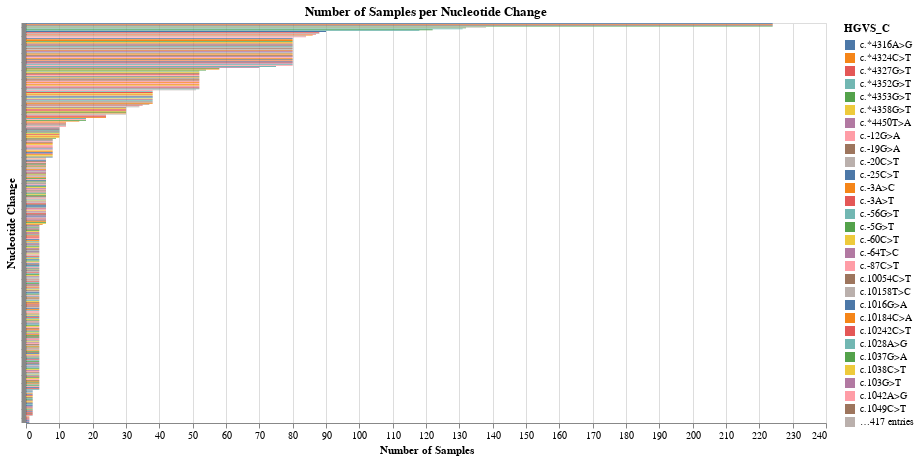

Write notebook code for a chart like this one.
### Code cell
data = pd.read_csv('../data/modified_full_variants_long_table.csv')

filtered_data = data[
    (data['FILTER'] == 'PASS') & 
    (data['REF'].isin(['A', 'T', 'C', 'G'])) &
    (data['ALT'].isin(['A', 'T', 'C', 'G']))
]



nuc_counts = filtered_data.groupby('HGVS_C')['SAMPLE'].nunique().reset_index()
nuc_counts.columns = ['HGVS_C', 'Unique_Sample_Count']

chart = alt.Chart(nuc_counts).mark_bar().encode(
    x=alt.X('Unique_Sample_Count:Q', title='Number of Samples'),
    y=alt.Y('HGVS_C:N', title='Nucleotide Change', sort='-x', axis=alt.Axis(labels=False)), # mod sort -x / x to reverse top/bottom
    color='HGVS_C:N',
    tooltip=['HGVS_C', 'Unique_Sample_Count']
).properties(
    title='Number of Samples per Nucleotide Change',
    width=800,
    height=400
)#.interactive()

chart

### Figure 1 — Vega-Lite specification as saved in the notebook (floating-point values rounded to 4 significant figures; data arrays with more than 128 entries replaced by an {"elided": "..."} marker saying what was removed)
{"config": {"view": {"continuousWidth": 300, "continuousHeight": 300}}, "data": {"name": "data-6a0ef7c617ef36e7bb3e109e25b62173"}, "mark": {"type": "bar"}, "encoding": {"color": {"field": "HGVS_C", "type": "nominal"}, "tooltip": [{"field": "HGVS_C", "type": "nominal"}, {"field": "Unique_Sample_Count", "type": "quantitative"}], "x": {"field": "Unique_Sample_Count", "title": "Number of Samples", "type": "quantitative"}, "y": {"axis": {"labels": false}, "field": "HGVS_C", "sort": "-x", "title": "Nucleotide Change", "type": "nominal"}}, "height": 400, "title": "Number of Samples per Nucleotide Change", "width": 800, "$schema": "https://vega.github.io/schema/vega-lite/v5.17.0.json", "datasets": {"data-6a0ef7c617ef36e7bb3e109e25b62173": {"elided": "446 records"}}}
